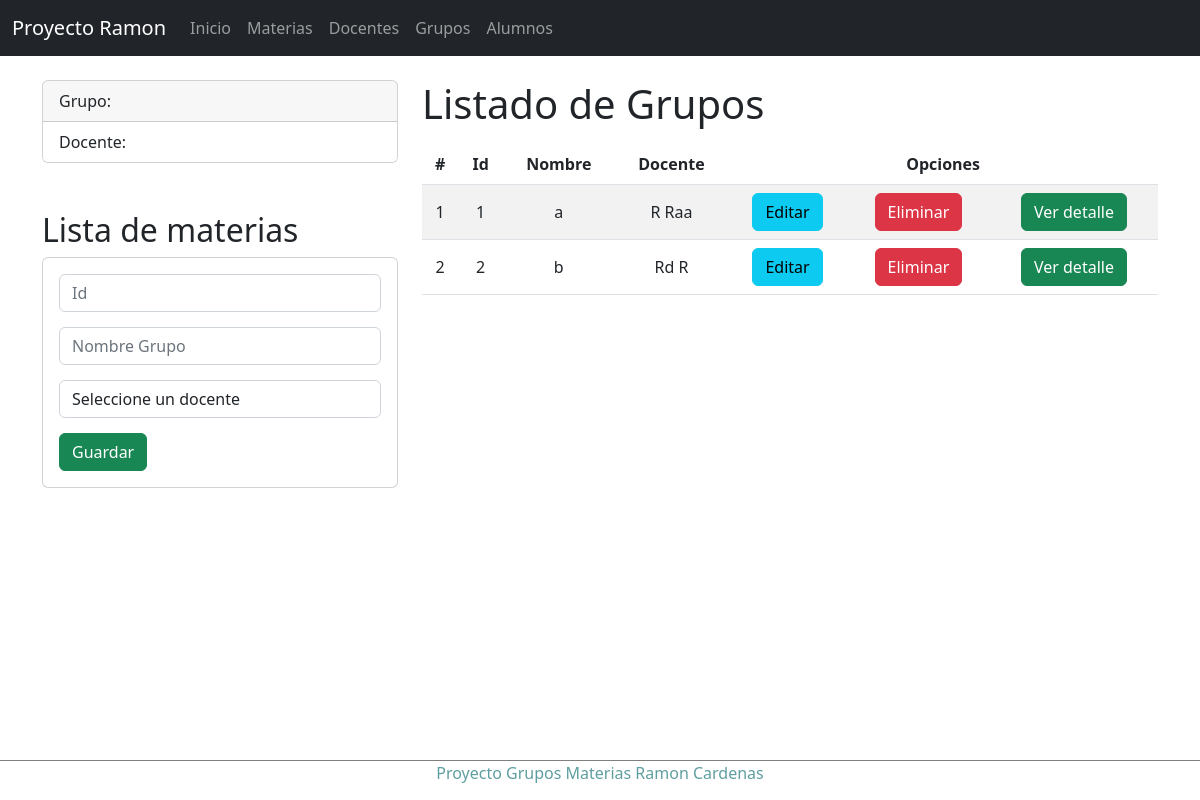
Before: /detalleGrupo/1 with the older database file.
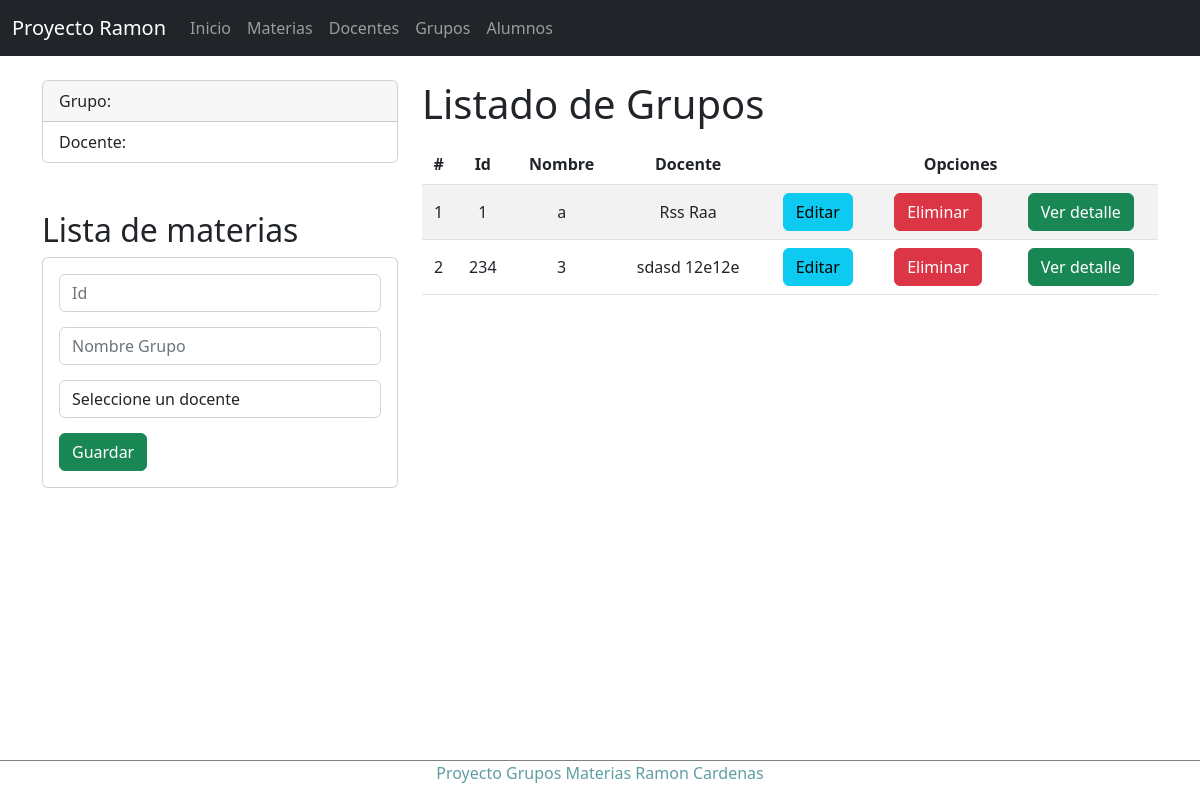
After: the same page with the newer database file.
### Apps/Horario/models.py (models this page shows, shortened)
class Grupo(models.Model):
    idGrupo=models.CharField(primary_key=True,max_length=6)
    nombreGrupo=models.CharField(max_length=50)
    idDocente=models.ForeignKey(Docente, on_delete=models.SET_NULL,null=True,default=0, unique=True)

class Docente(models.Model):
    idDocente=models.CharField(primary_key=True,max_length=6)
    nombreDocente=models.CharField(max_length=50)
    apellidoDocente=models.CharField(max_length=50)

### Apps/Horario/views.py (the view)
# urls.py: path('detalleGrupo/<idGrupo>', views.detalleGrupo),
def detalleGrupo(request, idGrupo):
    grupos = Grupo.objects.all()
    docente = Docente.objects.all()
    alumnos = Alumno.objects.all()
    materias = Materia.objects.all()
    return render(request, "grupos/detalleGrupo.html", {"grupos":grupos,"docentes":docentes})

### Apps/Horario/templates/grupos/detalleGrupo.html (shortened to what this page needs)
{% extends "../base.html" %}
{% block body %}
<div class="row">
    <div class="col-sm-12 col-md-6 col-lg-4 col-xl-4">
        <div class="card">
            <div class="card-header">
              Grupo:
            </div>
            <ul class="list-group list-group-flush">
              <li class="list-group-item">Docente:</li>
            </ul>
        </div>
        <br><br>
        <h2>Lista de materias</h2>
        <div class="card">
            <div class="card-body">
                <form action="/registrarGrupo/" method="POST">{% csrf_token %}
                    <div class="form-group">
                        <input type="text" id="idGrupo" name="idGrupo" class="form-control" placeholder="Id"
                            minlength="1" maxlength="6" required>
                    </div>
                    <div class="form-group">
                        <input type="text" id="nombreGrupo" name="nombreGrupo" class="form-control"
                            placeholder="Nombre Grupo" maxlength="50" required>
                    </div>
                    <div class="form-group">
                        <select id="idDocente" name="idDocente" class="form-control" required>
                            <option value="-1" disabled selected>Seleccione un docente</option>
                        </select>
                    </div>
                    <div class="form-group">
                        <button type="submit" class="btn btn-success btn-block text-white">Guardar</button>
                    </div>
                </form>
            </div>
        </div>
    </div>
    <div class="col-sm-12 col-md-6 col-lg-8 col-xl-8">
        <h1>Listado de Grupos</h1>
        <div class="table-responsive py-2">
            <table class="table table-striped">
                <thead>
                    <tr>
                        <th>#</th>
                        <th>Id</th>
                        <th>Nombre</th>
                        <th>Docente</th>
                        <th colspan="3">Opciones</th>
                    </tr>
                </thead>
                <tbody>
                    {% for g in grupos %}
                    <tr>
                        <td>{{forloop.counter}}</td>
                        <td>{{g.idGrupo}}</td>
                        <td>{{g.nombreGrupo}}</td>
                        <td>{{g.idDocente.nombreDocente}} {{g.idDocente.apellidoDocente}}</td>
                        <td><a href="edicionGrupo/{{g.idGrupo}}" class="btn btn-info">Editar</a></td>
                        <td><a href="eliminarGrupo/{{g.idGrupo}}" class="btn btn-danger btnEliminacion">Eliminar</a>
                        </td>
                        <td><a href="detalleGrupo/{{g.idGrupo}}" class="btn btn-success">Ver detalle</a></td>
                    </tr>
                    {% endfor %}
                </tbody>
            </table>
        </div>
    </div>
</div>
{% endblock %}

Changed rows visible on the page:
removed Grupo: idGrupo "2", nombreGrupo "b", idDocente.nombreDocente "Rd", idDocente.apellidoDocente "R"
changed through a linked row, Grupo "Raa": idDocente.nombreDocente "R" → "Rss"
added Grupo: idGrupo "234", nombreGrupo "3", idDocente.nombreDocente "sdasd", idDocente.apellidoDocente "12e12e"
